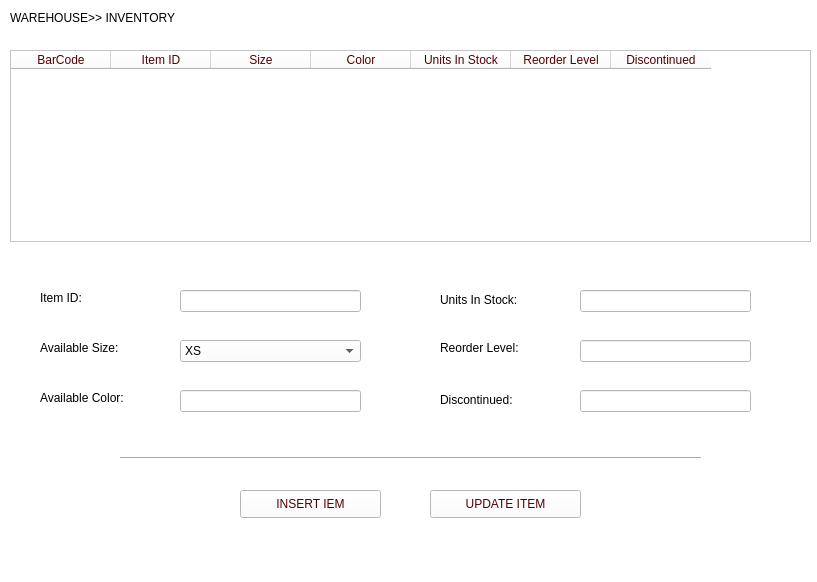
<?xml version="1.0" encoding="UTF-8"?>
<ui version="4.0">
 <class>Item_Inventory</class>
 <widget class="QMainWindow" name="Item_Inventory">
  <property name="geometry">
   <rect>
    <x>0</x>
    <y>0</y>
    <width>817</width>
    <height>582</height>
   </rect>
  </property>
  <property name="windowTitle">
   <string>MainWindow</string>
  </property>
  <property name="styleSheet">
   <string notr="true">
background-color: rgb(255, 255, 255);</string>
  </property>
  <widget class="QWidget" name="centralwidget">
   <widget class="QLabel" name="label">
    <property name="geometry">
     <rect>
      <x>10</x>
      <y>10</y>
      <width>171</width>
      <height>16</height>
     </rect>
    </property>
    <property name="text">
     <string>WAREHOUSE&gt;&gt; INVENTORY</string>
    </property>
   </widget>
   <widget class="QTableWidget" name="inventorytable">
    <property name="geometry">
     <rect>
      <x>10</x>
      <y>50</y>
      <width>801</width>
      <height>192</height>
     </rect>
    </property>
    <property name="styleSheet">
     <string notr="true">color: rgb(85, 0, 0);
font: 75 italic 12pt &quot;Bodoni MT&quot;;
background-image: url('C:/Users/USER/Downloads/Project_DB(updated ui)/tbg.jpeg')
</string>
    </property>
    <column>
     <property name="text">
      <string>BarCode</string>
     </property>
    </column>
    <column>
     <property name="text">
      <string>Item ID</string>
     </property>
    </column>
    <column>
     <property name="text">
      <string>Size</string>
     </property>
    </column>
    <column>
     <property name="text">
      <string>Color</string>
     </property>
    </column>
    <column>
     <property name="text">
      <string>Units In Stock</string>
     </property>
    </column>
    <column>
     <property name="text">
      <string>Reorder Level</string>
     </property>
    </column>
    <column>
     <property name="text">
      <string>Discontinued</string>
     </property>
    </column>
   </widget>
   <widget class="QLabel" name="label_2">
    <property name="geometry">
     <rect>
      <x>40</x>
      <y>290</y>
      <width>151</width>
      <height>16</height>
     </rect>
    </property>
    <property name="styleSheet">
     <string notr="true">font: 75 italic 12pt &quot;Bodoni MT&quot;;</string>
    </property>
    <property name="text">
     <string>Item ID:</string>
    </property>
   </widget>
   <widget class="QLabel" name="label_8">
    <property name="geometry">
     <rect>
      <x>40</x>
      <y>390</y>
      <width>141</width>
      <height>16</height>
     </rect>
    </property>
    <property name="styleSheet">
     <string notr="true">font: 75 italic 12pt &quot;Bodoni MT&quot;;</string>
    </property>
    <property name="text">
     <string>Available Color:</string>
    </property>
   </widget>
   <widget class="QLabel" name="label_5">
    <property name="geometry">
     <rect>
      <x>440</x>
      <y>290</y>
      <width>131</width>
      <height>20</height>
     </rect>
    </property>
    <property name="styleSheet">
     <string notr="true">font: 75 italic 12pt &quot;Bodoni MT&quot;;</string>
    </property>
    <property name="text">
     <string>Units In Stock:</string>
    </property>
   </widget>
   <widget class="Line" name="line">
    <property name="geometry">
     <rect>
      <x>120</x>
      <y>450</y>
      <width>581</width>
      <height>16</height>
     </rect>
    </property>
    <property name="orientation">
     <enum>Qt::Horizontal</enum>
    </property>
   </widget>
   <widget class="QLabel" name="label_6">
    <property name="geometry">
     <rect>
      <x>440</x>
      <y>390</y>
      <width>131</width>
      <height>20</height>
     </rect>
    </property>
    <property name="styleSheet">
     <string notr="true">font: 75 italic 12pt &quot;Bodoni MT&quot;;</string>
    </property>
    <property name="text">
     <string>Discontinued:</string>
    </property>
   </widget>
   <widget class="QPushButton" name="insertButton">
    <property name="geometry">
     <rect>
      <x>240</x>
      <y>490</y>
      <width>141</width>
      <height>28</height>
     </rect>
    </property>
    <property name="styleSheet">
     <string notr="true">color: rgb(85, 0, 0);
background-image: url('C:/Users/USER/Downloads/Project_DB(updated ui)/bg.jpeg');
font: 75 italic 10pt &quot;Bodoni MT&quot;;</string>
    </property>
    <property name="text">
     <string>INSERT IEM</string>
    </property>
   </widget>
   <widget class="QLineEdit" name="Unitstock">
    <property name="geometry">
     <rect>
      <x>580</x>
      <y>290</y>
      <width>171</width>
      <height>22</height>
     </rect>
    </property>
    <property name="styleSheet">
     <string notr="true">background-color: rgb(255, 255, 255);</string>
    </property>
   </widget>
   <widget class="QLineEdit" name="color">
    <property name="geometry">
     <rect>
      <x>180</x>
      <y>390</y>
      <width>181</width>
      <height>22</height>
     </rect>
    </property>
    <property name="styleSheet">
     <string notr="true">background-color: rgb(255, 255, 255);</string>
    </property>
   </widget>
   <widget class="QLabel" name="label_3">
    <property name="geometry">
     <rect>
      <x>440</x>
      <y>340</y>
      <width>131</width>
      <height>16</height>
     </rect>
    </property>
    <property name="styleSheet">
     <string notr="true">font: 75 italic 12pt &quot;Bodoni MT&quot;;</string>
    </property>
    <property name="text">
     <string>Reorder Level:</string>
    </property>
   </widget>
   <widget class="QLineEdit" name="discontinued">
    <property name="geometry">
     <rect>
      <x>580</x>
      <y>390</y>
      <width>171</width>
      <height>22</height>
     </rect>
    </property>
    <property name="styleSheet">
     <string notr="true">background-color: rgb(255, 255, 255);</string>
    </property>
   </widget>
   <widget class="QLabel" name="label_9">
    <property name="geometry">
     <rect>
      <x>40</x>
      <y>340</y>
      <width>151</width>
      <height>16</height>
     </rect>
    </property>
    <property name="styleSheet">
     <string notr="true">font: 75 italic 12pt &quot;Bodoni MT&quot;;</string>
    </property>
    <property name="text">
     <string>Available Size:</string>
    </property>
   </widget>
   <widget class="QLineEdit" name="ItemID">
    <property name="geometry">
     <rect>
      <x>180</x>
      <y>290</y>
      <width>181</width>
      <height>22</height>
     </rect>
    </property>
    <property name="styleSheet">
     <string notr="true">background-color: rgb(255, 255, 255);</string>
    </property>
   </widget>
   <widget class="QLineEdit" name="reorder">
    <property name="geometry">
     <rect>
      <x>580</x>
      <y>340</y>
      <width>171</width>
      <height>22</height>
     </rect>
    </property>
    <property name="styleSheet">
     <string notr="true">background-color: rgb(255, 255, 255);</string>
    </property>
   </widget>
   <widget class="QComboBox" name="size">
    <property name="geometry">
     <rect>
      <x>180</x>
      <y>340</y>
      <width>181</width>
      <height>22</height>
     </rect>
    </property>
    <property name="styleSheet">
     <string notr="true">background-color: rgb(255, 255, 255);</string>
    </property>
    <item>
     <property name="text">
      <string>XS</string>
     </property>
    </item>
    <item>
     <property name="text">
      <string>S</string>
     </property>
    </item>
    <item>
     <property name="text">
      <string>M</string>
     </property>
    </item>
    <item>
     <property name="text">
      <string>L</string>
     </property>
    </item>
    <item>
     <property name="text">
      <string>XL</string>
     </property>
    </item>
   </widget>
   <widget class="QPushButton" name="updateButton">
    <property name="geometry">
     <rect>
      <x>430</x>
      <y>490</y>
      <width>151</width>
      <height>28</height>
     </rect>
    </property>
    <property name="styleSheet">
     <string notr="true">background-image: url('C:/Users/USER/Downloads/Project_DB(updated ui)/bg.jpeg');
font: 75 italic 10pt &quot;Bodoni MT&quot;;
color: rgb(85, 0, 0);</string>
    </property>
    <property name="text">
     <string>UPDATE ITEM</string>
    </property>
   </widget>
  </widget>
  <widget class="QMenuBar" name="menubar">
   <property name="geometry">
    <rect>
     <x>0</x>
     <y>0</y>
     <width>817</width>
     <height>26</height>
    </rect>
   </property>
  </widget>
  <widget class="QStatusBar" name="statusbar"/>
 </widget>
 <resources/>
 <connections/>
</ui>
